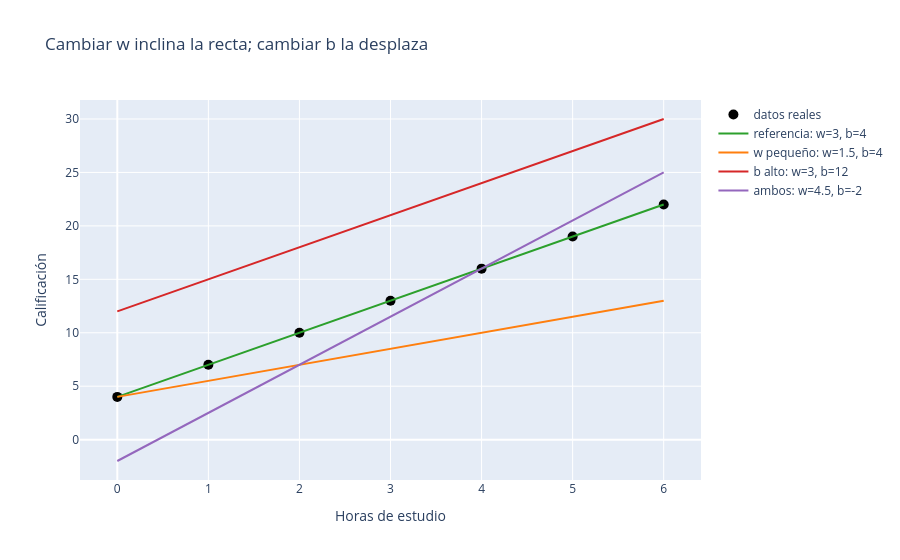

Notebook source saved alongside this figure:
### Markdown cell above
Ahora todas las líneas **arrancan del mismo punto** (en $x=0$, todas valen
$b=4$) pero se abren en abanico con distinta inclinación. Eso es literalmente
lo que hace `w`: decide cuánto sube la predicción por cada unidad que aumenta
`x`.

## 3. Cuatro combinaciones, cuatro comportamientos

En estos datos, la regla perfecta es $\hat y = 3x + 4$. No hace falta
adivinarla: en la vida real el algoritmo la busca minimizando el costo. Por
ahora la usamos como referencia para contrastar contra combinaciones
incorrectas:

- **Referencia:** `w = 3`, `b = 4` — coincide con los datos.
- **Peso demasiado pequeño:** `w = 1.5`, `b = 4` — arranca bien pero se queda
  corta cada vez más; la recta es demasiado plana.
- **Bias demasiado alto:** `w = 3`, `b = 12` — tiene la inclinación correcta,
  pero toda la recta quedó desplazada 8 puntos hacia arriba.
- **Ambos incorrectos:** `w = 4.5`, `b = -2` — empieza demasiado abajo y sube
  demasiado rápido.

### Code cell
modelos = [
    {"nombre": "referencia: w=3, b=4", "w": 3.0, "b": 4.0, "color": "#2ca02c"},
    {"nombre": "w pequeño: w=1.5, b=4", "w": 1.5, "b": 4.0, "color": "#ff7f0e"},
    {"nombre": "b alto: w=3, b=12", "w": 3.0, "b": 12.0, "color": "#d62728"},
    {"nombre": "ambos: w=4.5, b=-2", "w": 4.5, "b": -2.0, "color": "#9467bd"},
]

fig = go.Figure()
fig.add_trace(go.Scatter(
    x=x, y=y, mode="markers", name="datos reales",
    marker={"size": 10, "color": "black"},
))
for modelo in modelos:
    fig.add_trace(go.Scatter(
        x=x, y=predecir(x, modelo["w"], modelo["b"]), mode="lines",
        name=modelo["nombre"], line={"color": modelo["color"]},
    ))
fig.update_layout(
    title="Cambiar w inclina la recta; cambiar b la desplaza",
    xaxis_title="Horas de estudio", yaxis_title="Calificación",
)
fig.show()

### Figure 1 — Plotly figure (JSON) as saved in the notebook; plotly's stock layout.template omitted (floating-point values rounded to 4 significant figures)
{"data": [{"marker": {"color": "black", "size": 10}, "mode": "markers", "name": "datos reales", "type": "scatter", "x": [0, 1, 2, 3, 4, 5, 6], "y": [4, 7, 10, 13, 16, 19, 22]}, {"line": {"color": "#2ca02c"}, "mode": "lines", "name": "referencia: w=3, b=4", "type": "scatter", "x": [0, 1, 2, 3, 4, 5, 6], "y": [4.0, 7.0, 10.0, 13.0, 16.0, 19.0, 22.0]}, {"line": {"color": "#ff7f0e"}, "mode": "lines", "name": "w pequeño: w=1.5, b=4", "type": "scatter", "x": [0, 1, 2, 3, 4, 5, 6], "y": [4.0, 5.5, 7.0, 8.5, 10.0, 11.5, 13.0]}, {"line": {"color": "#d62728"}, "mode": "lines", "name": "b alto: w=3, b=12", "type": "scatter", "x": [0, 1, 2, 3, 4, 5, 6], "y": [12.0, 15.0, 18.0, 21.0, 24.0, 27.0, 30.0]}, {"line": {"color": "#9467bd"}, "mode": "lines", "name": "ambos: w=4.5, b=-2", "type": "scatter", "x": [0, 1, 2, 3, 4, 5, 6], "y": [-2.0, 2.5, 7.0, 11.5, 16.0, 20.5, 25.0]}], "layout": {"title": {"text": "Cambiar w inclina la recta; cambiar b la desplaza"}, "xaxis": {"title": {"text": "Horas de estudio"}}, "yaxis": {"title": {"text": "Calificación"}}}}
